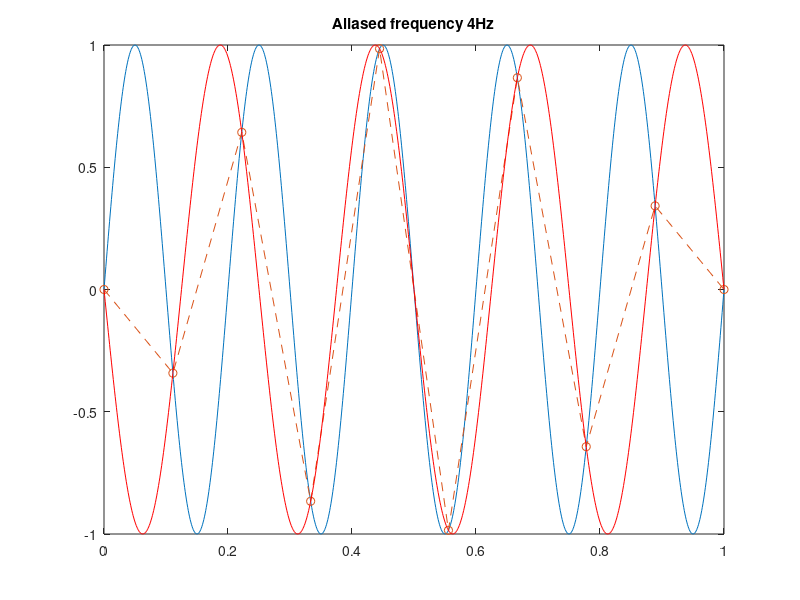

Reproduce this figure in MATLAB.
clc;
close all;

t = 0:0.001:1;
f=5;

cSignal = sin(2*pi*f*t); %continuous signal
plot(t,cSignal);
hold on;

fs=9;
ts=0:1/fs:1;

sSignal = sin(2*pi*f*ts);  %sampled signal
plot(ts,sSignal,'--o');
hold on;

if fs<2*f
   alias_f = abs(f-(round(f/fs)*fs));  % fp = |f-(round(f/fs)*fs)|
   if fs>f
       alias_s = sin(2*pi*alias_f*t + pi);
   else
       alias_s = sin(2*pi*alias_f*t);
   end
   plot(t,alias_s,'r');
   title(['Aliased frequency ' num2str(alias_f) 'Hz']);
else
    title('No aliasing');
end